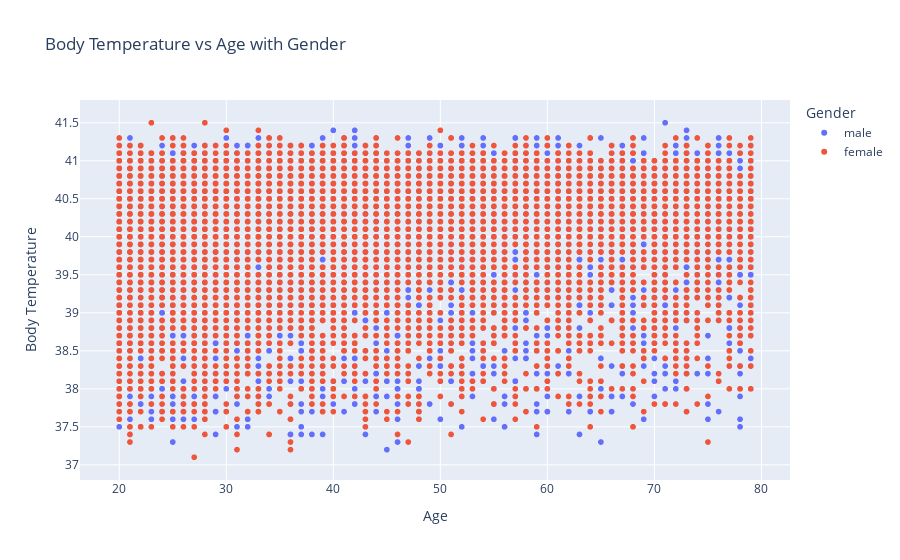

The notebook cell saved with this chart:
### Code cell
fig = px.scatter(df, x='Age', y='Body_Temp', color='Gender', title='Body Temperature vs Age with Gender', labels={'Age': 'Age', 'Body_Temp': 'Body Temperature'})
fig.show()

### Figure 1 — Plotly figure (JSON) as saved in the notebook; plotly's stock layout.template omitted (floating-point values rounded to 4 significant figures; data arrays with more than 128 entries replaced by an {"elided": "..."} marker saying what was removed)
{"data": [{"hovertemplate": "Gender=male<br>Age=%{x}<br>Body Temperature=%{y}<extra></extra>", "legendgroup": "male", "marker": {"color": "#636efa", "symbol": "circle"}, "mode": "markers", "name": "male", "showlegend": true, "type": "scattergl", "x": {"elided": "7447 int values"}, "xaxis": "x", "y": {"elided": "7447 float values"}, "yaxis": "y"}, {"hovertemplate": "Gender=female<br>Age=%{x}<br>Body Temperature=%{y}<extra></extra>", "legendgroup": "female", "marker": {"color": "#EF553B", "symbol": "circle"}, "mode": "markers", "name": "female", "showlegend": true, "type": "scattergl", "x": {"elided": "7553 int values"}, "xaxis": "x", "y": {"elided": "7553 float values"}, "yaxis": "y"}], "layout": {"legend": {"title": {"text": "Gender"}, "tracegroupgap": 0}, "title": {"text": "Body Temperature vs Age with Gender"}, "xaxis": {"anchor": "y", "domain": [0, 1], "title": {"text": "Age"}}, "yaxis": {"anchor": "x", "domain": [0, 1], "title": {"text": "Body Temperature"}}}}
